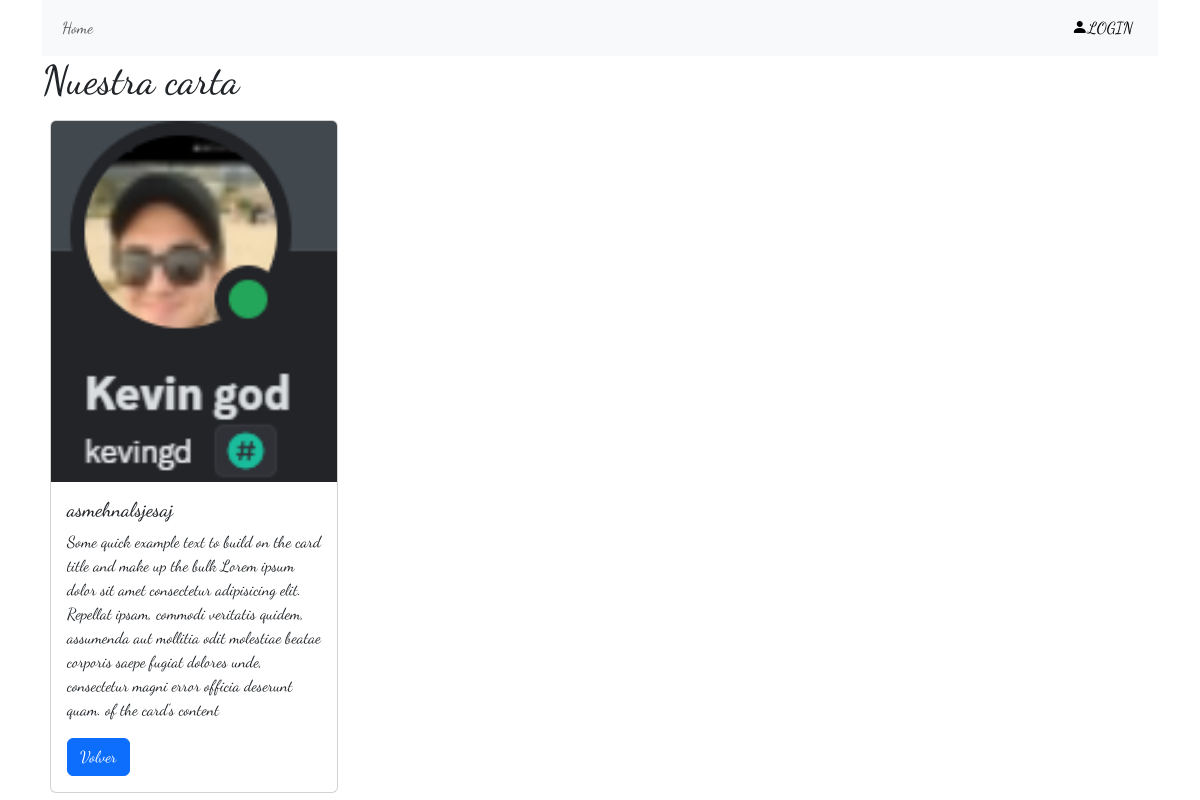
The app's page /detail/6 with its own data.
### carta/models.py (models this page shows)
class Menu(models.Model):
    nombre = models.CharField(max_length=100)
    descripcion = models.TextField()
    imagen = models.ImageField(upload_to= 'menus')

### carta/views.py (the view)
# urls.py: path('detail/<int:pk>', MenuDetailView.as_view(), name='detail'),
class MenuDetailView(DetailView):
    model = Menu
    template_name = 'carta/detail-view.html'
    context_object_name = 'menu'

### carta/templates/carta/detail-view.html
{% extends 'carta/base.html' %}
{% block content %}
{% if menu %}
    <div class="col m-2">
        <div class="card" style="width: 18rem;">
            <img src="{{ menu.imagen.url }}"
                class="card-img-top" alt="...">
            <div class="card-body">
                <h5 class="card-title">{{ menu.nombre }}</h5>
                <p class="card-text">{{ menu.descripcion }}</p>
                <div class="is-grouped">
                    <a href="{% url 'list' %}" class="btn btn-primary">Volver</a>
                </div>
            </div>
        </div>
    </div>
{% endif %}
{% endblock %}

### carta/static/carta/css/styles.css (style rules this page uses)
body { font-family: 'Dancing Script', cursive; }

### records on screen
Menu: imagen (picture), nombre "asmehnalsjesaj", descripcion "Some quick example text to build on the card title and make up the bulk Lorem ipsum dolor sit amet consectetur adipisicing elit. Repellat ipsam, commodi veritatis quidem, assumenda aut mollitia odit molestiae beatae corporis saepe fugiat dolores unde, consectetur magni error officia deserunt quam. of the card's content"
